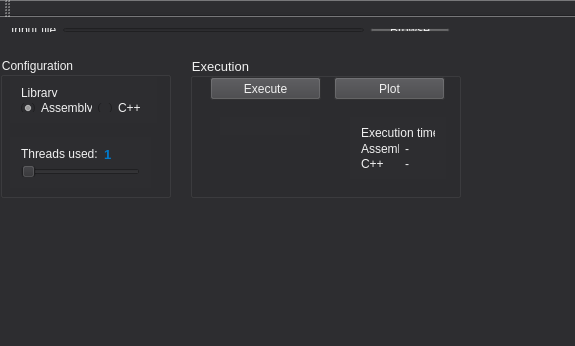
<?xml version="1.0" encoding="UTF-8"?>
<ui version="4.0">
 <class>KF_AppClass</class>
 <widget class="QMainWindow" name="KF_AppClass">
  <property name="geometry">
   <rect>
    <x>0</x>
    <y>0</y>
    <width>575</width>
    <height>346</height>
   </rect>
  </property>
  <property name="windowTitle">
   <string>Kalman Filter GUI</string>
  </property>
  <property name="styleSheet">
   <string notr="true">background-color: rgb(45, 45, 48);</string>
  </property>
  <widget class="QWidget" name="centralWidget">
   <widget class="QGroupBox" name="executionBox">
    <property name="geometry">
     <rect>
      <x>190</x>
      <y>40</y>
      <width>271</width>
      <height>141</height>
     </rect>
    </property>
    <property name="font">
     <font>
      <pointsize>10</pointsize>
     </font>
    </property>
    <property name="styleSheet">
     <string notr="true">color: rgb(241, 241, 241);</string>
    </property>
    <property name="title">
     <string>Execution</string>
    </property>
    <widget class="QPushButton" name="executeButton">
     <property name="geometry">
      <rect>
       <x>20</x>
       <y>20</y>
       <width>111</width>
       <height>23</height>
      </rect>
     </property>
     <property name="styleSheet">
      <string notr="true">color: rgb(241, 241, 241);
background-color: rgb(67, 67, 70);</string>
     </property>
     <property name="text">
      <string>Execute</string>
     </property>
    </widget>
    <widget class="QPushButton" name="plotButton">
     <property name="geometry">
      <rect>
       <x>144</x>
       <y>20</y>
       <width>111</width>
       <height>23</height>
      </rect>
     </property>
     <property name="styleSheet">
      <string notr="true">color: rgb(241, 241, 241);background-color: rgb(67, 67, 70);</string>
     </property>
     <property name="text">
      <string>Plot</string>
     </property>
    </widget>
    <widget class="QWidget" name="layoutWidget">
     <property name="geometry">
      <rect>
       <x>160</x>
       <y>60</y>
       <width>96</width>
       <height>62</height>
      </rect>
     </property>
     <layout class="QGridLayout" name="gridLayout">
      <item row="2" column="1">
       <widget class="QLabel" name="label_7">
        <property name="text">
         <string>-</string>
        </property>
       </widget>
      </item>
      <item row="1" column="0">
       <widget class="QLabel" name="label_4">
        <property name="text">
         <string>Assembly</string>
        </property>
       </widget>
      </item>
      <item row="1" column="1">
       <widget class="QLabel" name="label_6">
        <property name="text">
         <string>-</string>
        </property>
       </widget>
      </item>
      <item row="2" column="0">
       <widget class="QLabel" name="label_5">
        <property name="text">
         <string>C++</string>
        </property>
       </widget>
      </item>
      <item row="0" column="0" colspan="2">
       <widget class="QLabel" name="label_3">
        <property name="text">
         <string>Execution times:</string>
        </property>
       </widget>
      </item>
     </layout>
    </widget>
    <widget class="QWidget" name="layoutWidget_2">
     <property name="geometry">
      <rect>
       <x>30</x>
       <y>60</y>
       <width>90</width>
       <height>18</height>
      </rect>
     </property>
     <layout class="QHBoxLayout" name="statusLayout">
      <item>
       <widget class="QLabel" name="statusTextLebel">
        <property name="text">
         <string>Status:</string>
        </property>
       </widget>
      </item>
      <item>
       <widget class="QLabel" name="statusLebel">
        <property name="styleSheet">
         <string notr="true">color: rgb(0, 255, 0);</string>
        </property>
        <property name="text">
         <string>Ready</string>
        </property>
       </widget>
      </item>
     </layout>
    </widget>
   </widget>
   <widget class="QGroupBox" name="configureBox">
    <property name="geometry">
     <rect>
      <x>0</x>
      <y>40</y>
      <width>171</width>
      <height>141</height>
     </rect>
    </property>
    <property name="styleSheet">
     <string notr="true">color: rgb(241, 241, 241);</string>
    </property>
    <property name="title">
     <string>Configuration</string>
    </property>
    <widget class="QWidget" name="layoutWidget_3">
     <property name="geometry">
      <rect>
       <x>10</x>
       <y>20</y>
       <width>147</width>
       <height>46</height>
      </rect>
     </property>
     <layout class="QVBoxLayout" name="libraryLayout">
      <item>
       <widget class="QLabel" name="libraryLebel">
        <property name="styleSheet">
         <string notr="true">color: rgb(241, 241, 241);</string>
        </property>
        <property name="text">
         <string>Library</string>
        </property>
       </widget>
      </item>
      <item>
       <layout class="QHBoxLayout" name="radioButtonLayout">
        <item>
         <widget class="QRadioButton" name="assemblyRadioButton">
          <property name="styleSheet">
           <string notr="true">color: rgb(241, 241, 241);</string>
          </property>
          <property name="text">
           <string>Assembly</string>
          </property>
          <property name="checked">
           <bool>true</bool>
          </property>
         </widget>
        </item>
        <item>
         <widget class="QRadioButton" name="cppRadioButton">
          <property name="styleSheet">
           <string notr="true">color: rgb(241, 241, 241);</string>
          </property>
          <property name="text">
           <string>C++</string>
          </property>
         </widget>
        </item>
       </layout>
      </item>
     </layout>
    </widget>
    <widget class="QWidget" name="layoutWidget_4">
     <property name="geometry">
      <rect>
       <x>10</x>
       <y>80</y>
       <width>141</width>
       <height>51</height>
      </rect>
     </property>
     <layout class="QVBoxLayout" name="verticalLayout">
      <item>
       <layout class="QHBoxLayout" name="horizontalLayout">
        <item>
         <widget class="QLabel" name="label_2">
          <property name="styleSheet">
           <string notr="true">color: rgb(241, 241, 241);</string>
          </property>
          <property name="text">
           <string>Threads used:</string>
          </property>
         </widget>
        </item>
        <item>
         <widget class="QLabel" name="usedThreadsLebel">
          <property name="font">
           <font>
            <pointsize>10</pointsize>
            <weight>75</weight>
            <bold>true</bold>
           </font>
          </property>
          <property name="styleSheet">
           <string notr="true">color: rgb(0, 122, 204);</string>
          </property>
          <property name="text">
           <string>1</string>
          </property>
          <property name="wordWrap">
           <bool>false</bool>
          </property>
         </widget>
        </item>
       </layout>
      </item>
      <item>
       <widget class="QSlider" name="threadNumberSlider">
        <property name="styleSheet">
         <string notr="true">selection-color: rgb(255, 255, 0);
alternate-background-color: rgb(255, 255, 0);
color: rgb(255, 255, 0);
border-color: rgb(255, 255, 0);</string>
        </property>
        <property name="minimum">
         <number>1</number>
        </property>
        <property name="maximum">
         <number>6</number>
        </property>
        <property name="orientation">
         <enum>Qt::Horizontal</enum>
        </property>
        <property name="invertedAppearance">
         <bool>false</bool>
        </property>
        <property name="tickPosition">
         <enum>QSlider::NoTicks</enum>
        </property>
       </widget>
      </item>
     </layout>
    </widget>
   </widget>
   <widget class="QWidget" name="layoutWidget_5">
    <property name="geometry">
     <rect>
      <x>0</x>
      <y>0</y>
      <width>461</width>
      <height>26</height>
     </rect>
    </property>
    <layout class="QHBoxLayout" name="inputLayout">
     <item>
      <widget class="QLabel" name="inputFileLebel">
       <property name="styleSheet">
        <string notr="true">color: rgb(241, 241, 241);</string>
       </property>
       <property name="text">
        <string>Input file</string>
       </property>
      </widget>
     </item>
     <item>
      <widget class="QLineEdit" name="inputFileLineEdit">
       <property name="styleSheet">
        <string notr="true">color: rgb(241, 241, 241);</string>
       </property>
      </widget>
     </item>
     <item>
      <widget class="QPushButton" name="browseButton">
       <property name="styleSheet">
        <string notr="true">color: rgb(241, 241, 241);background-color: rgb(67, 67, 70);</string>
       </property>
       <property name="text">
        <string>Browse</string>
       </property>
      </widget>
     </item>
    </layout>
   </widget>
  </widget>
  <widget class="QToolBar" name="mainToolBar">
   <attribute name="toolBarArea">
    <enum>TopToolBarArea</enum>
   </attribute>
   <attribute name="toolBarBreak">
    <bool>false</bool>
   </attribute>
  </widget>
  <widget class="QStatusBar" name="statusBar"/>
  <widget class="QMenuBar" name="menuBar">
   <property name="geometry">
    <rect>
     <x>0</x>
     <y>0</y>
     <width>575</width>
     <height>21</height>
    </rect>
   </property>
  </widget>
 </widget>
 <layoutdefault spacing="6" margin="11"/>
 <resources>
  <include location="KF_App.qrc"/>
 </resources>
 <connections/>
</ui>
